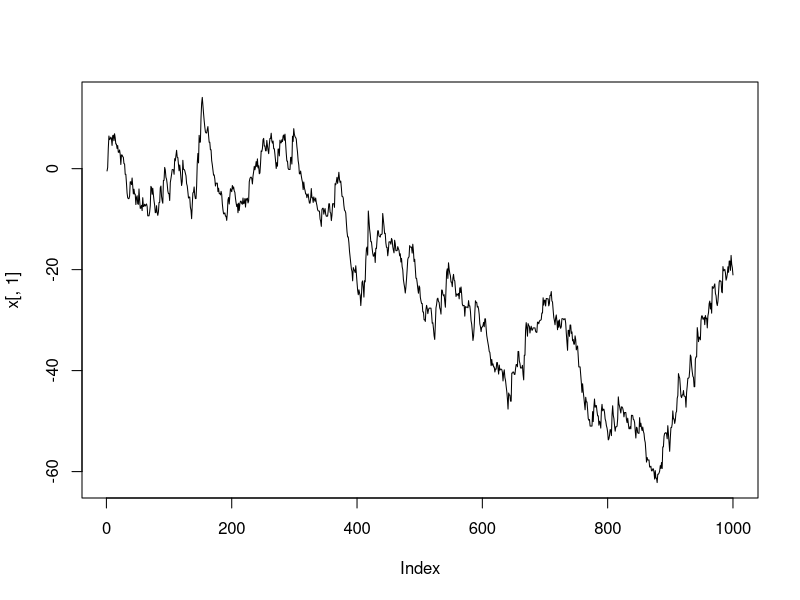
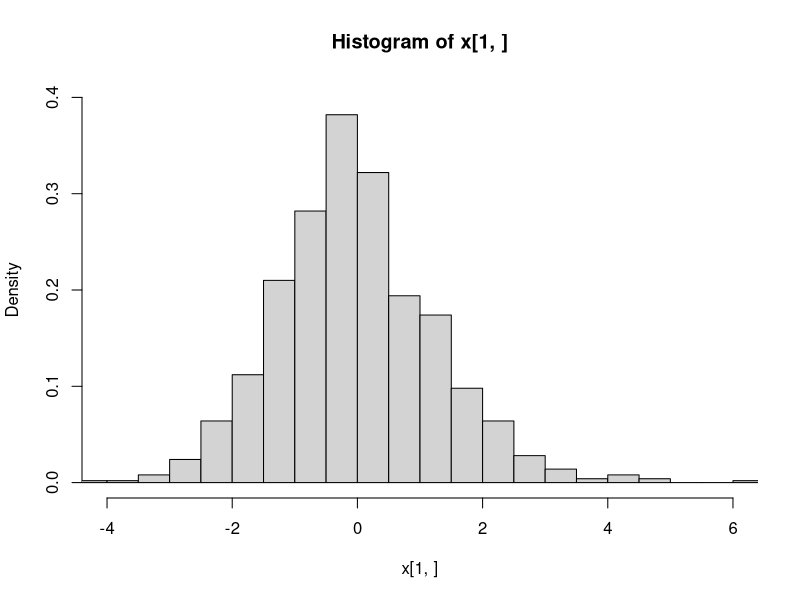
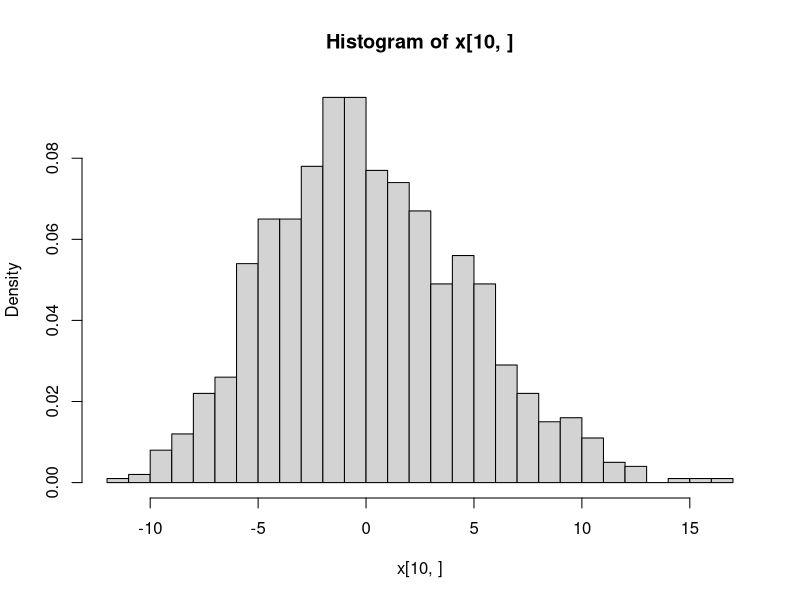
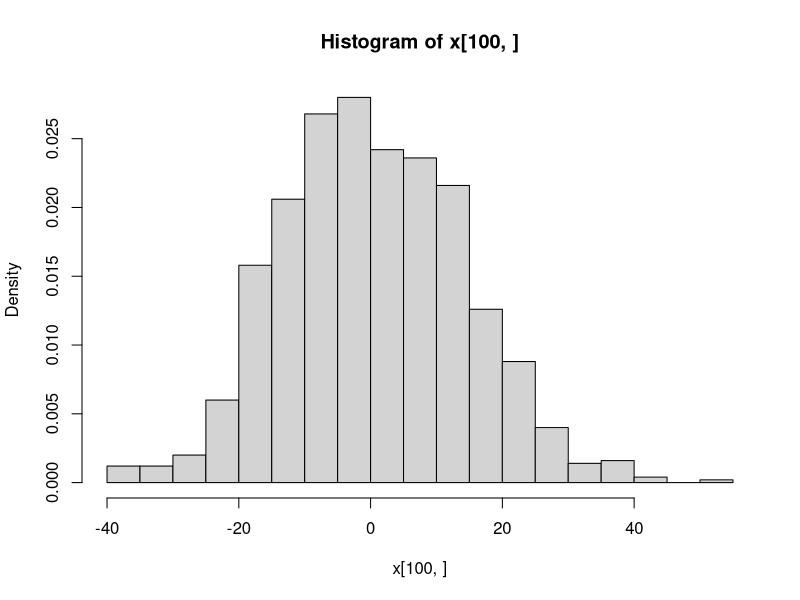
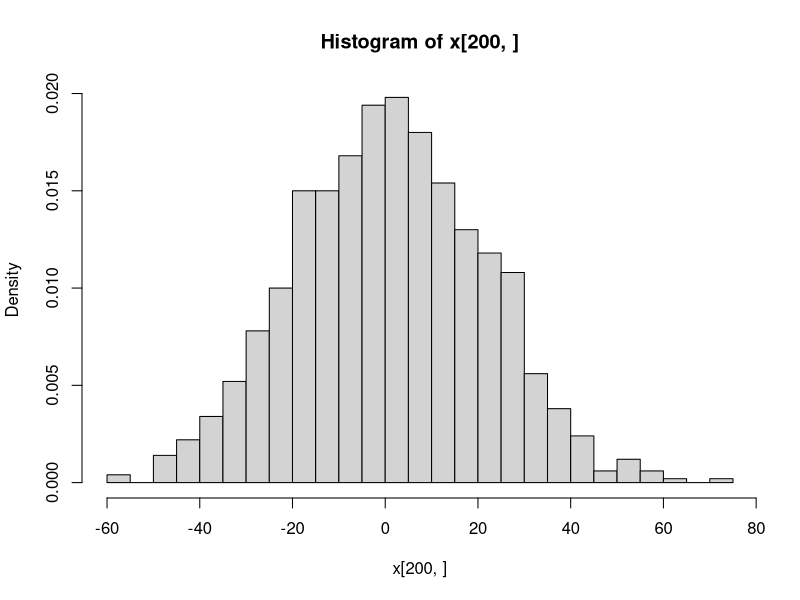
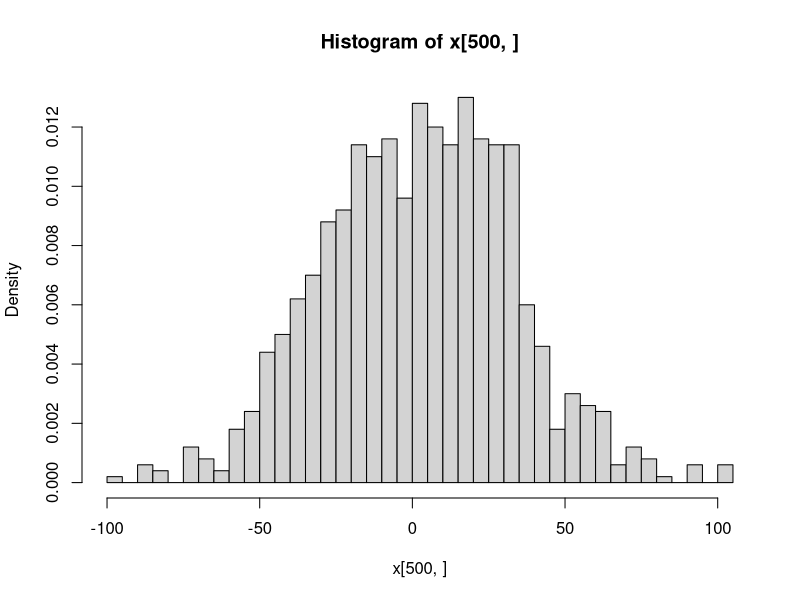
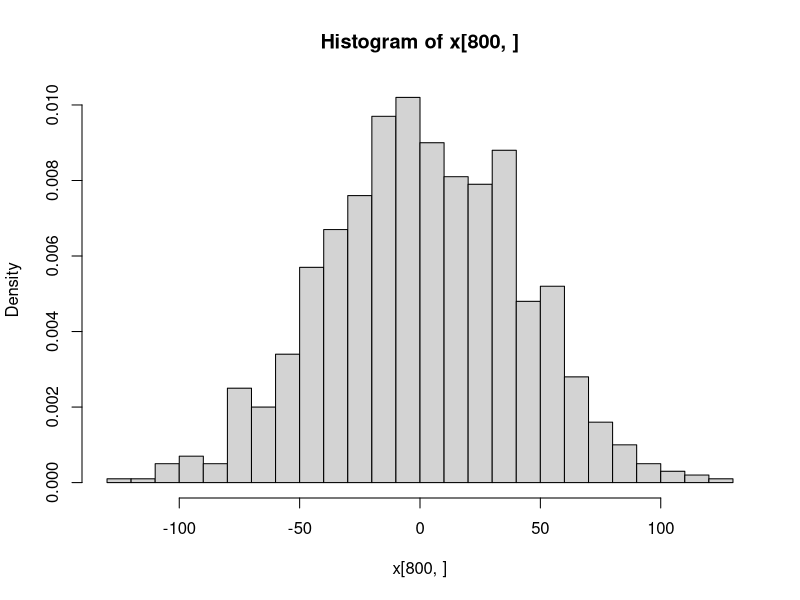
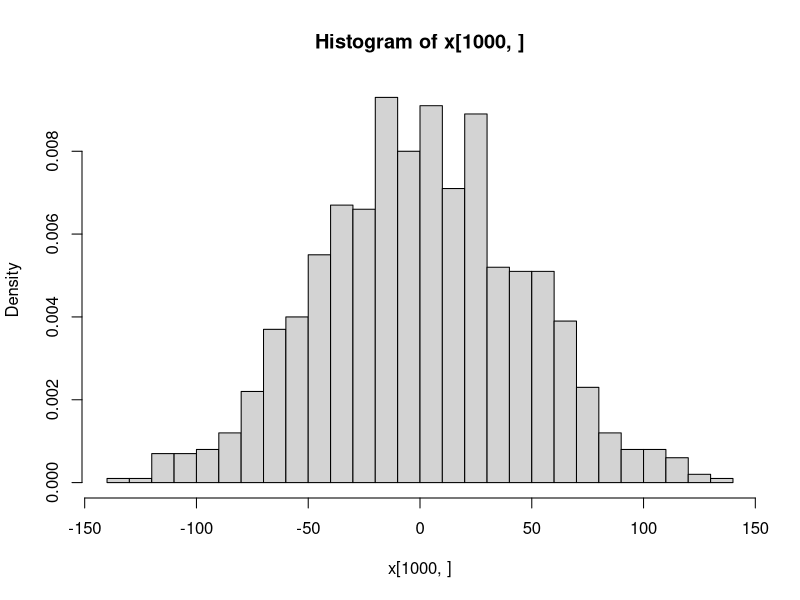

The R script that drew these images, in order: (Note: this script raises an error after producing the figures.)

for(k in 1:100){

lambda = 2
alpha = 3
beta = 3

x = matrix(rep(0,10000000),nrow=1000,ncol=1000)
N = rpois(1000,5)
for(j in 1:1000){
  x[1,j] = sum(rgamma(N[j],3,3)-1)
}
#x[1,] = rgamma(10000,3,3)
for(i in 2:1000){
  N = rpois(1000,lambda)
  dx = rep(0,1000)
  for(j in 1:1000){
    dx[j] = ifelse(N[j]==0,0,sum(rgamma(N[j],alpha,beta))-lambda*alpha/beta-.3125)
  }
  x[i,] = x[i-1,] + dx
}

plot(x[,1],type="l")

hist(x[1,],breaks=30,freq=F,ylim=c(0,.4),xlim=c(-4,6))
hist(x[10,],breaks=30,freq=F)#xlim=c(-4,6),ylim=c(0,.4))
hist(x[100,],breaks=30,freq=F)#xlim=c(-4,6),ylim=c(0,.4))
hist(x[200,],breaks=30,freq=F)#,xlim=c(-4,6),ylim=c(0,.4))
hist(x[500,],breaks=30,freq=F)#,xlim=c(-4,6),ylim=c(0,.4))
hist(x[800,],breaks=30,freq=F)#,xlim=c(-4,6),ylim=c(0,.4))
hist(x[1000,],breaks=30,freq=F)#,xlim=c(-4,6),ylim=c(0,.4))

varPG = rep(0,1000)
muPG = rep(0,1000)
medPG = rep(0,1000)
for(i in 1:1000){
  varPG[i] = var(x[i,])
  muPG[i] = mean(x[i,])
  medPG[i] = median(x[i,])
}
plot(varPG,type="l")
plot(muPG,type="l")
plot(medPG,type="l")

muPG1000 = c(muPG1000,muPG[1000])
}

hist(x[1000,],breaks=30,freq=F)
hist(log10(x[1000,]+sign(min(x[1000,]))*min(x[1000,])),freq=F,breaks=50)

y = seq(0,1-.001,.001)
hist(Mod(fft(x[1000,]))^2/sum(Mod(fft(x[100,]))^2),breaks=50,freq=F,main="Spectral Density")

plot(log10(y),-log10(1-rev((cumsum(sort(Mod(fft(x[100,]))^2))/sum(Mod(fft(x[100,]))^2)))),xlab="Log10 Frequency",ylab="Log10 Spectral Density",main="Log of Spectral Density of ED Process",ylim=c(0,4.5),xlim=c(-4,0))#,xlim=c(0,.5),ylim=c(-1,0))
z = seq(.001,.1,.001)
lines(log10(z),log10(1/z))
